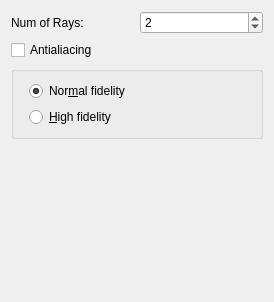
<?xml version="1.0" encoding="UTF-8"?>
<ui version="4.0">
 <class>PanelLinePointer</class>
 <widget class="QWidget" name="PanelLinePointer">
  <property name="geometry">
   <rect>
    <x>0</x>
    <y>0</y>
    <width>274</width>
    <height>302</height>
   </rect>
  </property>
  <property name="sizePolicy">
   <sizepolicy hsizetype="Fixed" vsizetype="Preferred">
    <horstretch>0</horstretch>
    <verstretch>0</verstretch>
   </sizepolicy>
  </property>
  <property name="minimumSize">
   <size>
    <width>274</width>
    <height>0</height>
   </size>
  </property>
  <property name="maximumSize">
   <size>
    <width>274</width>
    <height>16777215</height>
   </size>
  </property>
  <property name="windowTitle">
   <string>Form</string>
  </property>
  <layout class="QGridLayout" name="gridLayout_2">
   <item row="2" column="0" colspan="2">
    <widget class="QCheckBox" name="chkAntiAlias">
     <property name="toolTip">
      <string>Using this option will introduce weights in the selected data.</string>
     </property>
     <property name="text">
      <string>Antialiacing</string>
     </property>
    </widget>
   </item>
   <item row="0" column="1">
    <widget class="QSpinBox" name="spinRayNum">
     <property name="keyboardTracking">
      <bool>false</bool>
     </property>
     <property name="minimum">
      <number>1</number>
     </property>
     <property name="value">
      <number>2</number>
     </property>
    </widget>
   </item>
   <item row="0" column="0">
    <widget class="QLabel" name="label">
     <property name="toolTip">
      <string>More rays will be used for the tracing of the tranverse plane. This will introduce more lateral pixels. More the process of selection will be slower.</string>
     </property>
     <property name="text">
      <string>Num of Rays:</string>
     </property>
    </widget>
   </item>
   <item row="5" column="0" colspan="2">
    <spacer name="verticalSpacer">
     <property name="orientation">
      <enum>Qt::Vertical</enum>
     </property>
     <property name="sizeHint" stdset="0">
      <size>
       <width>20</width>
       <height>40</height>
      </size>
     </property>
    </spacer>
   </item>
   <item row="3" column="0" colspan="2">
    <widget class="QGroupBox" name="groupBox">
     <property name="toolTip">
      <string>This set of options adjusts how close the selected points will be to STIR coordicated system.</string>
     </property>
     <property name="title">
      <string/>
     </property>
     <layout class="QFormLayout" name="formLayout_2">
      <item row="1" column="1">
       <widget class="QRadioButton" name="radioNormFid">
        <property name="toolTip">
         <string>The selected Pixels reflect any location within the pixel's boundaries.</string>
        </property>
        <property name="text">
         <string>Nor&amp;mal fidelity</string>
        </property>
        <property name="checked">
         <bool>true</bool>
        </property>
       </widget>
      </item>
      <item row="2" column="1">
       <widget class="QRadioButton" name="radioHighFid">
        <property name="toolTip">
         <string>The selected locations are exactly the centers of the selected indices.</string>
        </property>
        <property name="text">
         <string>&amp;High fidelity</string>
        </property>
       </widget>
      </item>
     </layout>
    </widget>
   </item>
  </layout>
 </widget>
 <resources/>
 <connections/>
</ui>
